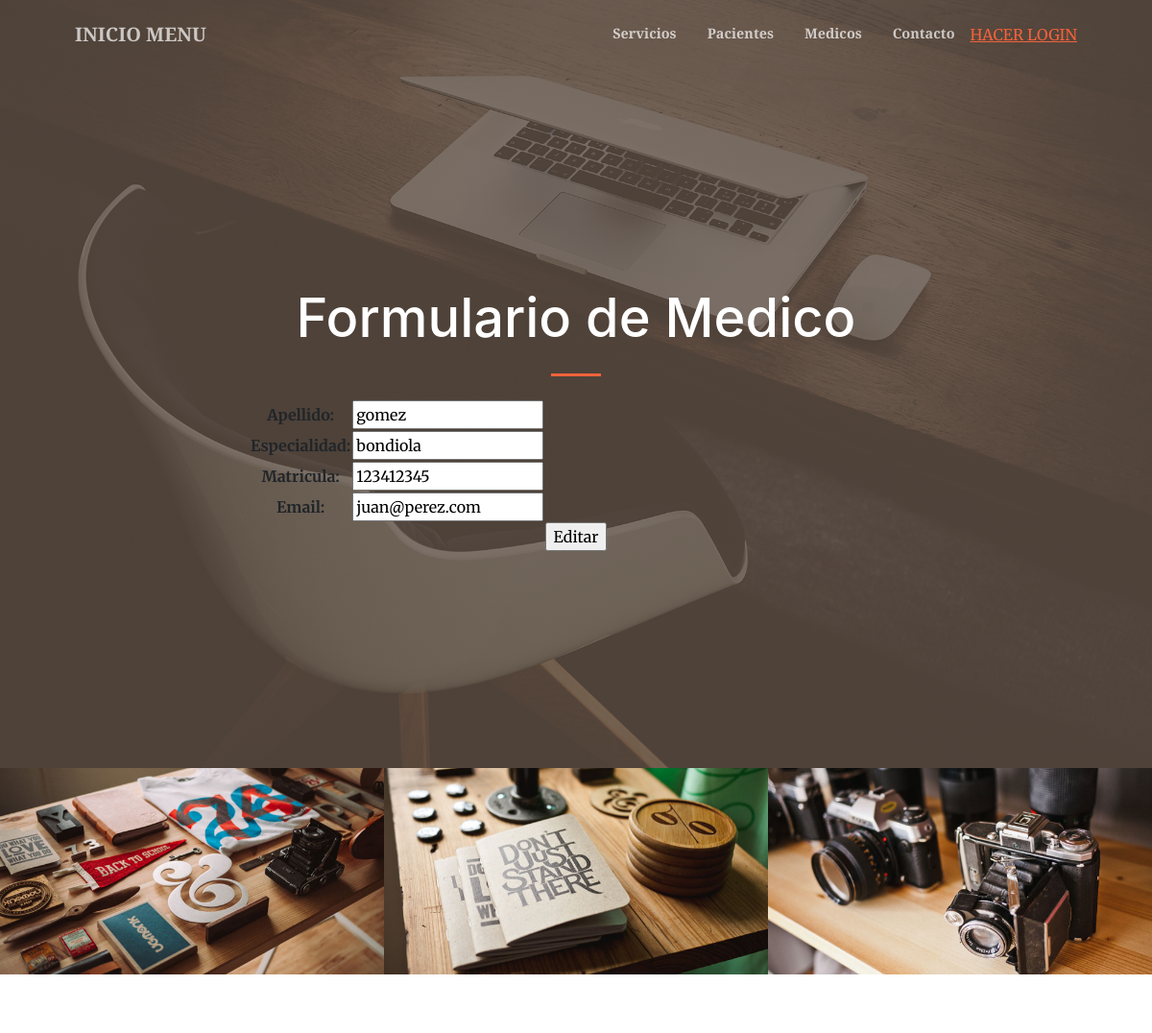
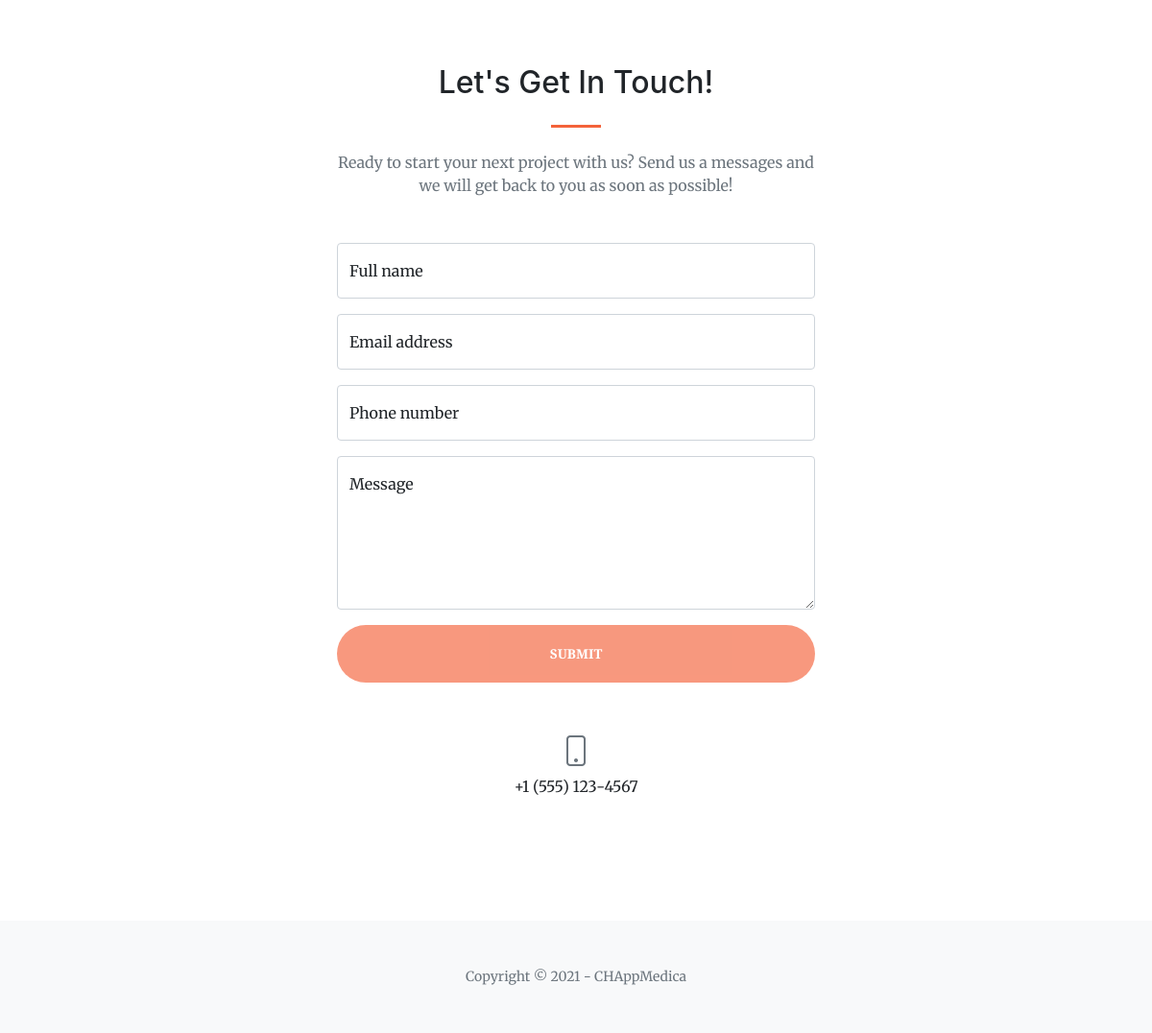
Page /AppMedica/editarMedicos/123412345/ on the committed database (2 pictures, top to bottom).
### AppMedica/models.py (models this page shows, shortened)
class Medico(models.Model):
    apellido = models.CharField(max_length=40)
    especialidad = models.CharField(max_length=40)
    matricula = models.IntegerField()
    email = models.EmailField()

### AppMedica/views.py (the view)
# urls.py: path('editarMedicos/<matricula_para_editar>/', views.editarMedicos, name="EditarMedicos"),
def editarMedicos(request, matricula_para_editar):
    medico = Medico.objects.get(matricula=matricula_para_editar)
    if request.method == "POST":
        miFormulario = MedicoFormulario(request.POST)
        if miFormulario.is_valid():
            informacion = miFormulario.cleaned_data
            medico.apellido=informacion["apellido"]
            medico.especialidad=informacion["especialidad"]
            medico.matricula=informacion["matricula"]
            medico.email=informacion["email"]
            medico.save()
            return render(request,'AppMedica/inicio.html')
    else:
        miFormulario = MedicoFormulario(initial={"apellido":medico.apellido,"especialidad":medico.especialidad,"matricula":medico.matricula,"email":medico.email})
    return render(request,'AppMedica/editarMedicos.html',{"miFormulario":miFormulario, "matricula_para_editar": matricula_para_editar})

### AppMedica/forms.py
class MedicoFormulario(forms.Form):
    apellido = forms.CharField(max_length=40)
    especialidad = forms.CharField(max_length=40)
    matricula = forms.IntegerField()
    email = forms.EmailField()

### AppMedica/templates/AppMedica/editarMedicos.html (shortened to what this page needs)
{% extends 'AppMedica/padre.html' %}
{% load static %}
    {% block contenido %}
        <h1 class="text-white font-weight-bold">Formulario de Medico</h1>
    {% endblock %}
    {% block contenido2 %}
            <form action="" method="POST">{% csrf_token %}
                <table>
                {{  miFormulario.as_table    }}
                </table>
                <input type="submit" value="Editar">
            </form>
    {% endblock %}

### rows in the picture
Medico: apellido "gomez", especialidad "bondiola", matricula "123412345", email "juan@perez.com"
